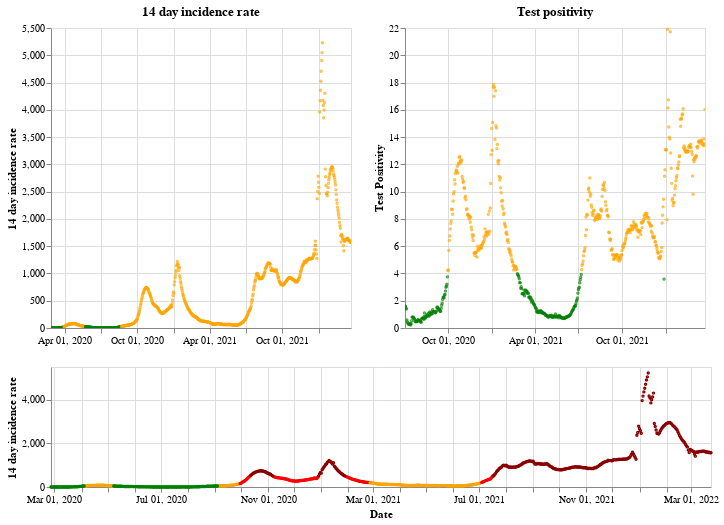

This figure's notebook cell:
### Markdown cell above
## Northern Ireland

### Code cell
plot_traffic_light('Northern Ireland')

### Figure 1 — Vega-Lite specification as saved in the notebook (floating-point values rounded to 4 significant figures; data arrays with more than 128 entries replaced by an {"elided": "..."} marker saying what was removed)
{"config": {"view": {"continuousWidth": 400, "continuousHeight": 300}}, "vconcat": [{"hconcat": [{"mark": {"type": "point", "size": 2}, "encoding": {"color": {"condition": {"value": "green", "test": "(datum.twoWeeklyCasesRate <= 25)"}, "value": "orange"}, "tooltip": [{"type": "nominal", "field": "areaName"}, {"type": "temporal", "field": "date"}, {"type": "quantitative", "field": "twoWeeklyCasesRate"}, {"type": "quantitative", "field": "testPositivity"}], "x": {"type": "temporal", "axis": {"title": ""}, "field": "date", "scale": {"domain": {"selection": "DateBrush"}}, "timeUnit": "yearmonthdate"}, "y": {"type": "quantitative", "axis": {"title": "14 day incidence rate"}, "field": "twoWeeklyCasesRate"}}, "title": "14 day incidence rate", "width": 300}, {"mark": {"type": "point", "size": 2}, "encoding": {"color": {"condition": {"value": "green", "test": "(datum.testPositivity <= 4)"}, "value": "orange"}, "tooltip": [{"type": "nominal", "field": "areaName"}, {"type": "temporal", "field": "date"}, {"type": "quantitative", "field": "twoWeeklyCasesRate"}, {"type": "quantitative", "field": "testPositivity"}], "x": {"type": "temporal", "axis": {"title": ""}, "field": "date", "scale": {"domain": {"selection": "DateBrush"}}, "timeUnit": "yearmonthdate"}, "y": {"type": "quantitative", "axis": {"title": "Test Positivity"}, "field": "testPositivity"}}, "title": "Test positivity", "width": 300}]}, {"layer": [{"mark": {"type": "point", "size": 2}, "encoding": {"color": {"condition": {"value": "orange", "test": "(((datum.testPositivity < 4) && (datum.twoWeeklyCasesRate >= 50)) && (datum.twoWeeklyCasesRate < 200))"}, "value": "red"}, "opacity": {"condition": {"value": 1, "test": "((datum.twoWeeklyCasesRate >= 50) && (datum.twoWeeklyCasesRate < 500))"}, "value": 0}, "tooltip": [{"type": "nominal", "field": "areaName"}, {"type": "temporal", "field": "date"}, {"type": "quantitative", "field": "twoWeeklyCasesRate"}, {"type": "quantitative", "field": "testPositivity"}], "x": {"type": "temporal", "axis": {"title": "Date"}, "field": "date", "timeUnit": "yearmonthdate"}, "y": {"type": "quantitative", "axis": {"title": "14 day incidence rate"}, "field": "twoWeeklyCasesRate"}}, "selection": {"DateBrush": {"type": "interval", "encodings": ["x"], "fields": ["Time"]}}}, {"mark": {"type": "point", "size": 2}, "encoding": {"color": {"value": "darkred"}, "opacity": {"condition": {"value": 1, "test": "(datum.twoWeeklyCasesRate >= 500)"}, "value": 0}, "tooltip": [{"type": "nominal", "field": "areaName"}, {"type": "temporal", "field": "date"}, {"type": "quantitative", "field": "twoWeeklyCasesRate"}, {"type": "quantitative", "field": "testPositivity"}], "x": {"type": "temporal", "axis": {"title": "Date"}, "field": "date", "timeUnit": "yearmonthdate"}, "y": {"type": "quantitative", "axis": {"title": "14 day incidence rate"}, "field": "twoWeeklyCasesRate"}}}, {"mark": {"type": "point", "size": 2}, "encoding": {"color": {"condition": {"value": "green", "test": "((datum.testPositivity < 4) && (datum.twoWeeklyCasesRate < 50))"}, "value": "orange"}, "opacity": {"condition": {"value": 1, "test": "(datum.twoWeeklyCasesRate < 50)"}, "value": 0}, "tooltip": [{"type": "nominal", "field": "areaName"}, {"type": "temporal", "field": "date"}, {"type": "quantitative", "field": "twoWeeklyCasesRate"}, {"type": "quantitative", "field": "testPositivity"}], "x": {"type": "temporal", "axis": {"title": "Date"}, "field": "date", "timeUnit": "yearmonthdate"}, "y": {"type": "quantitative", "axis": {"title": "14 day incidence rate"}, "field": "twoWeeklyCasesRate"}}}], "height": 120, "width": 660}], "data": {"name": "data-53140cd1558551ce69beb7c37adf2a9b"}, "$schema": "https://vega.github.io/schema/vega-lite/v4.8.1.json", "datasets": {"data-53140cd1558551ce69beb7c37adf2a9b": {"elided": "758 records"}}}
